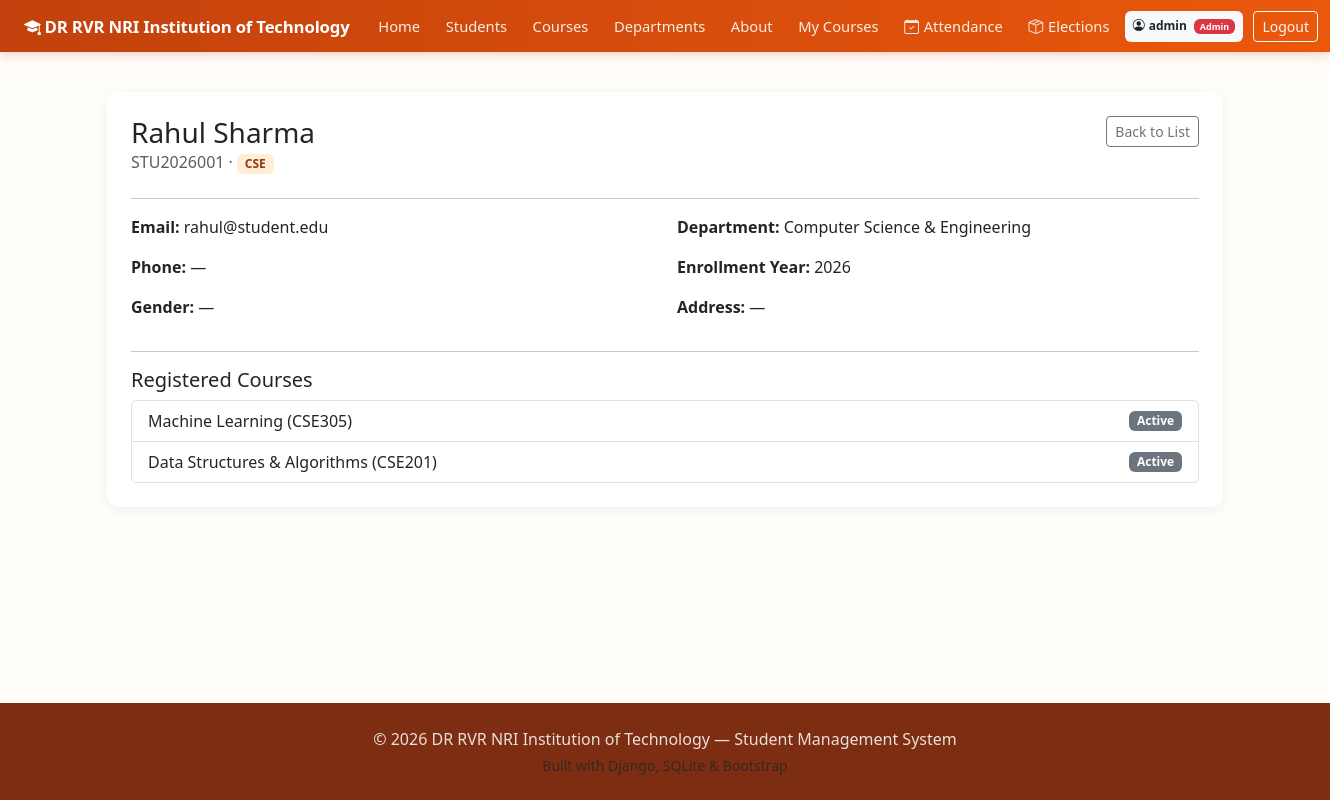
Page /students/2/ (signed in) on the committed database.
### core/models.py (models this page shows, shortened)
class User(AbstractUser):
    ROLE_CHOICES = [
        ('admin', 'Admin'),
        ('student', 'Student'),
    ]
    role = models.CharField(max_length=20, choices=ROLE_CHOICES, default='student')

class Student(models.Model):
    roll_number = models.CharField(max_length=30, unique=True)
    first_name = models.CharField(max_length=80)
    last_name = models.CharField(max_length=80)
    email = models.EmailField(max_length=120, unique=True)
    phone = models.CharField(max_length=20, blank=True, null=True)
    date_of_birth = models.DateField(blank=True, null=True)
    gender = models.CharField(max_length=10, blank=True, null=True)
    address = models.TextField(blank=True, null=True)
    enrollment_year = models.IntegerField(default=current_year)
    department = models.ForeignKey(Department, on_delete=models.CASCADE, related_name='students')
    user = models.OneToOneField(
        settings.AUTH_USER_MODEL,
        on_delete=models.SET_NULL,
        null=True,
        blank=True,
        related_name='student_profile'
    )
    class Meta:
        ordering = ['first_name', 'last_name']
    @property
    def full_name(self):
        return f"{self.first_name} {self.last_name}"

class Department(models.Model):
    name = models.CharField(max_length=120, unique=True)
    code = models.CharField(max_length=20, unique=True)
    head_of_department = models.CharField(max_length=120, blank=True, null=True)
    description = models.TextField(blank=True, null=True)
    class Meta:
        ordering = ['name']

class Registration(models.Model):
    student = models.ForeignKey(Student, on_delete=models.CASCADE, related_name='registrations')
    course = models.ForeignKey(Course, on_delete=models.CASCADE, related_name='registrations')
    registered_on = models.DateTimeField(auto_now_add=True)
    status = models.CharField(max_length=20, default='Active')
    class Meta:
        unique_together = ('student', 'course')
        ordering = ['-registered_on']

class Course(models.Model):
    name = models.CharField(max_length=150)
    code = models.CharField(max_length=20, unique=True)
    credits = models.IntegerField(default=3)
    duration_weeks = models.IntegerField(default=16)
    description = models.TextField(blank=True, null=True)
    department = models.ForeignKey(Department, on_delete=models.CASCADE, related_name='courses')
    class Meta:
        ordering = ['name']

### core/views.py (the view)
# urls.py: path('students/<int:student_id>/', views.student_detail, name='student_detail'),
@login_required
def student_detail(request, student_id):
    student = get_object_or_404(Student, id=student_id)
    return render(request, 'student_detail.html', {'student': student})

### templates/student_detail.html (shortened to what this page needs)
{% extends 'base.html' %}
{% block content %}
<div class="card p-4">
    <div class="d-flex justify-content-between align-items-start">
        <div>
            <h3 class="mb-0">{{ student.full_name }}</h3>
            <p class="text-muted mb-2">{{ student.roll_number }} &middot; <span class="badge badge-dept">{{ student.department.code }}</span></p>
        </div>
        <a href="{% url 'students' %}" class="btn btn-outline-secondary btn-sm">Back to List</a>
    </div>
    <hr>
    <div class="row">
        <div class="col-md-6">
            <p><strong>Email:</strong> {{ student.email }}</p>
            <p><strong>Phone:</strong> {{ student.phone|default:'—' }}</p>
            <p><strong>Gender:</strong> {{ student.gender|default:'—' }}</p>
        </div>
        <div class="col-md-6">
            <p><strong>Department:</strong> {{ student.department.name }}</p>
            <p><strong>Enrollment Year:</strong> {{ student.enrollment_year }}</p>
            <p><strong>Address:</strong> {{ student.address|default:'—' }}</p>
        </div>
    </div>
    <hr>
    <h5>Registered Courses</h5>
    {% if student.registrations.all %}
    <ul class="list-group">
        {% for r in student.registrations.all %}
        <li class="list-group-item d-flex justify-content-between align-items-center">
            {{ r.course.name }} ({{ r.course.code }})
            <span class="badge bg-secondary">{{ r.status }}</span>
        </li>
        {% endfor %}
    </ul>
    {% else %}
    <p class="text-muted">Not registered for any courses yet.</p>
    {% endif %}
</div>
{% endblock %}

### templates/base.html (shortened to what this page needs)
{% load static %}
<!DOCTYPE html>
<html lang="en">
<head>
    <link href="https://cdn.jsdelivr.net/npm/bootstrap@5.3.3/dist/css/bootstrap.min.css" rel="stylesheet">
    <link href="https://cdn.jsdelivr.net/npm/bootstrap-icons@1.11.3/font/bootstrap-icons.css" rel="stylesheet">
    <link href="{% static 'css/style.css' %}" rel="stylesheet">
</head>
<body>
<nav class="navbar navbar-expand-xl navbar-dark sticky-top">
    <div class="container-fluid px-lg-4 px-3">
        <a class="navbar-brand fw-bold" href="{% url 'home' %}">
            <i class="bi bi-mortarboard-fill me-1"></i>DR RVR NRI Institution of Technology
        </a>
        <div class="collapse navbar-collapse" id="navMenu">
            <ul class="navbar-nav me-auto mb-2 mb-xl-0 align-items-xl-center">
                <li class="nav-item">
                    <a class="nav-link text-nowrap {% if request.resolver_match.url_name == 'home' %}active{% endif %}" href="{% url 'home' %}">Home</a>
                </li>
                <li class="nav-item">
                    <a class="nav-link text-nowrap {% if request.resolver_match.url_name == 'students' %}active{% endif %}" href="{% url 'students' %}">Students</a>
                </li>
                <li class="nav-item">
                    <a class="nav-link text-nowrap {% if request.resolver_match.url_name == 'courses' or request.resolver_match.url_name == 'course_detail' %}active{% endif %}" href="{% url 'courses' %}">Courses</a>
                </li>
                <li class="nav-item">
                    <a class="nav-link text-nowrap {% if request.resolver_match.url_name == 'departments' %}active{% endif %}" href="{% url 'departments' %}">Departments</a>
                </li>
                <li class="nav-item">
                    <a class="nav-link text-nowrap {% if request.resolver_match.url_name == 'about' %}active{% endif %}" href="{% url 'about' %}">About</a>
                </li>
                {% if request.user.is_authenticated %}
                <li class="nav-item">
                    <a class="nav-link text-nowrap {% if request.resolver_match.url_name == 'my_courses' %}active{% endif %}" href="{% url 'my_courses' %}">My Courses</a>
                </li>
                <li class="nav-item">
                    <a class="nav-link text-nowrap {% if 'attendance' in request.resolver_match.url_name %}active{% endif %}" href="{% if request.user.role == 'admin' or request.user.is_staff or request.user.is_superuser %}{% url 'attendance_dashboard' %}{% else %}{% url 'my_attendance' %}{% endif %}">
                        <i class="bi bi-calendar-check"></i><span>Attendance</span>
                    </a>
                </li>
                <li class="nav-item">
                    <a class="nav-link text-nowrap {% if 'election' in request.resolver_match.url_name %}active{% endif %}" href="{% url 'elections_list' %}">
                        <i class="bi bi-box-seam"></i><span>Elections</span>
                    </a>
                </li>
                {% endif %}
            </ul>
            <ul class="navbar-nav align-items-xl-center">
                {% if request.user.is_authenticated %}
                    <li class="nav-item me-2 my-1 my-xl-0">
                        <span class="badge text-bg-light text-dark py-2 px-2 text-nowrap">
                            <i class="bi bi-person-circle me-1"></i>{{ request.user.username }}
                            {% if request.user.role == 'admin' or request.user.is_staff or request.user.is_superuser %}<span class="badge bg-danger ms-1">Admin</span>{% endif %}
                        </span>
                    </li>
                    <li class="nav-item my-1 my-xl-0">
                        <a class="btn btn-outline-light btn-sm text-nowrap" href="{% url 'logout' %}">Logout</a>
                    </li>
                {% endif %}
            </ul>
        </div>
    </div>
</nav>
<main class="container my-4 flex-grow-1">
    {% block content %}{% endblock %}
</main>
<footer class="footer mt-auto py-4">
    <div class="container text-center">
        <p class="mb-1">&copy; 2026 DR RVR NRI Institution of Technology — Student Management System</p>
        <p class="mb-0 small text-muted">Built with Django, SQLite &amp; Bootstrap</p>
    </div>
</footer>
</body>
</html>

### static/css/style.css (style rules this page uses)
:root { --primary: #ea580c; --primary-dark: #9a3412; --primary-darker: #7c2d12; --accent: #f97316; --accent-light: #ffedd5; --accent-hover: #c2410c; --bg-soft: #fffdfa; }
body { background-color: var(--bg-soft); display: flex; flex-direction: column; min-height: 100vh; font-family: 'Segoe UI', Roboto, -apple-system, sans-serif; }
a { color: var(--primary); text-decoration: none; }
.navbar { background: linear-gradient(90deg, #c2410c 0%, #ea580c 100%); box-shadow: 0 2px 12px rgba(194, 65, 12, 0.25); padding-top: 0.5rem; padding-bottom: 0.5rem; }
.navbar .navbar-brand { font-size: 1.05rem; white-space: nowrap; letter-spacing: -0.2px; }
.navbar .nav-item { display: flex; align-items: center; margin: 0 0.15rem; }
.navbar .nav-link { color: rgba(255, 255, 255, 0.9); font-weight: 500; font-size: 0.92rem; padding: 0.45rem 0.65rem !important; white-space: nowrap; display: inline-flex; align-items: center; gap: 0.3rem; position: relative; border-bottom: none !important; transition: color 0.15s ease-in-out; }
.navbar .nav-link::after { content: ''; position: absolute; bottom: 2px; left: 0.65rem; right: 0.65rem; height: 2px; background-color: transparent; border-radius: 2px; transition: background-color 0.2s ease; }
.card { border: none; border-radius: 0.75rem; box-shadow: 0 2px 12px rgba(0,0,0,0.06); }
.badge-dept { background-color: var(--accent-light); color: var(--primary-dark); font-weight: 600; }
.footer { background-color: var(--primary-darker); color: rgba(255, 255, 255, 0.85); margin-top: auto; }

### rows in the picture
User: user.username "admin"
Student: full_name "Rahul Sharma", roll_number "STU2026001", department.code "CSE", email "rahul@student.edu", phone "—", gender "—", department.name "Computer Science & Engineering", enrollment_year "2026", address "—"
Registration: course.name "Machine Learning", course.code "CSE305", status "Active"
Registration: course.name "Data Structures & Algorithms", course.code "CSE201", status "Active"
